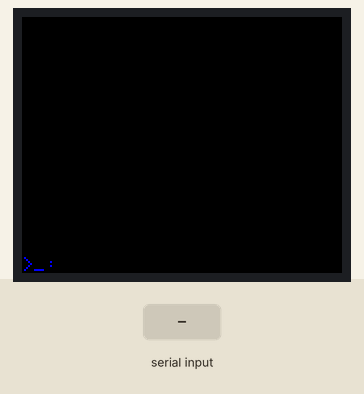
The sketch below on a simulated Arduino Uno, built with avr-gcc and run on an emulated ATmega328P. Parts: 160×128 colour display. The test bench sets the inputs (shaded band). What the sketch prints to the serial monitor is not drawn.

Above: at 1.3 s.
1.4 s: "1\n" received over Serial
2.9 s: "0\n" received over Serial
At 4.0 s:
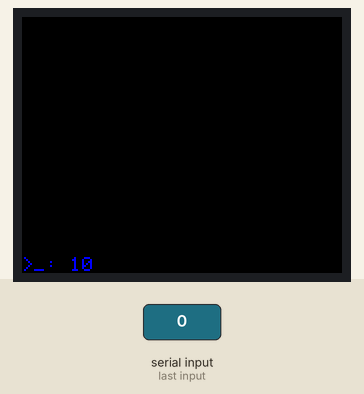
4.4 s: byte 13 ('\r') received over Serial
At 4.8 s:
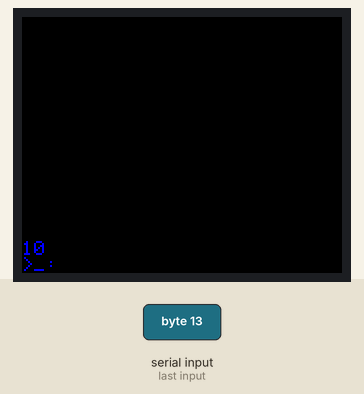
Timing chart, 0 to 7.4 s (numbered marks = the images above; inputs shaded):
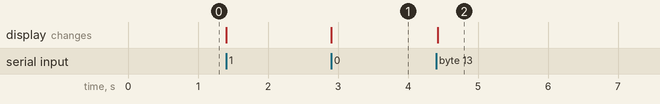

Measured:
- after the input at 2.9 s, the display: changes at once (image 1)
- after the input at 4.4 s, the display: changes at once (image 2)

The sketch:

DotMatrixDisplayParolaIntensityST77XX.ino
```cpp
#include <Adafruit_ST7735.h>

#define PIN_GND   7
#define PIN_VCC   6
#define PIN_CLK   5
#define PIN_DAT   4
#define PIN_RST   3
#define PIN_DC    2
#define PIN_CS    1
#define PIN_BL    0

#define BAUD      115200
#define INTERVAL  0 //10

#define LINE      160
#define FULL      128
#define COLS      26
#define ROWS      16
#define CHAR      8
#define TABS      4
#define ROOT      ">_: "
#define SZROOT    strlen(ROOT)
#define D(C)      (((c >= 32) && (c < 127)) ? c : 0)

int n = 0;
int pos = 0;
char c = '\0';
char* root = ROOT;
const int sz_tabs = TABS;
const int sz_root = SZROOT;
const int sz_buffer = COLS - sz_root;
const int sz_scroll = ROWS - 1;
const int sz_height = CHAR;
const int sz_width = LINE;
const int interval = INTERVAL;
char buffer[sz_buffer] = {};
char scroll[sz_scroll][sz_buffer] = {};

Adafruit_ST7735 display = Adafruit_ST7735(PIN_CS, PIN_DC, PIN_DAT, PIN_CLK, PIN_RST);

void display_root()
{
    Serial.end();
    display.fillRect(0, sz_scroll * sz_height, sz_width, sz_height, ST77XX_BLACK);
    display.setCursor(0, sz_scroll * sz_height);
    display.print(root);
    display.print(buffer);
    //display.println(buffer);
    Serial.begin(BAUD);
}

void display_flush()
{
    Serial.end();
    display.setCursor(0, 0);
    for (int i = 0; i < sz_scroll; ++i)
    {
        display.fillRect(0, i * sz_height, sz_width, sz_height, ST77XX_BLACK);
        display.setCursor(0, i * sz_height);
        display.println(scroll[i]);
    }
    Serial.begin(BAUD);
    display_root();
    Serial.end();
    Serial.begin(BAUD);
}

void display_reset()
{
    Serial.end();
    digitalWrite(PIN_GND, LOW);
    digitalWrite(PIN_VCC, HIGH);
    digitalWrite(PIN_CLK, LOW);
    digitalWrite(PIN_DAT, LOW);
    digitalWrite(PIN_RST, HIGH);
    digitalWrite(PIN_DC, LOW);
    digitalWrite(PIN_CS, LOW);
    digitalWrite(PIN_BL, HIGH);
    display.initR(INITR_GREENTAB);
    display.setRotation(3);
    display.fillScreen(ST77XX_BLACK);
    display.setTextSize(1);
    display.setTextColor(ST77XX_BLUE); //Turns out Red
    Serial.flush();
    Serial.begin(BAUD);
    Serial.println();
    display_flush();
    Serial.end();
    digitalWrite(PIN_CS, LOW);
    digitalWrite(PIN_DC, LOW);
    digitalWrite(PIN_DAT, LOW);
    digitalWrite(PIN_CLK, LOW);
    digitalWrite(PIN_RST, HIGH);
    Serial.flush();
    Serial.begin(BAUD);
    Serial.println();
    Serial.println();
}

void buffer_clear()
{
    for (int i = 0; i < sz_buffer; ++i)
    {
        buffer[i] = '\0';
    }
    pos = 0;
}

void buffer_char()
{
    if (pos < sz_buffer)
    {
        Serial.print(c);
        buffer[pos] = c;
        ++pos;
    }
}

void buffer_drop()
{
    Serial.print('\r');
    pos = 0;
}

void buffer_push()
{
    Serial.println();
    for (int j = 0; j < sz_scroll; ++j)
    {
        for (int i = 0; i < sz_buffer; ++i)
        {
            scroll[j][i] = scroll[j + 1][i];
        }
    }
    for (int i = 0; i < sz_buffer; ++i)
    {
        scroll[sz_scroll][i] = buffer[i];
    }
    buffer_clear();
    display_flush();
}

void buffer_back()
{
    if (pos > 0)
    {
        Serial.print("\b \b");
        --pos;
        buffer[pos] = '\0';
    }
}

void buffer_tabs()
{
    for (int i = 0; i < sz_tabs; ++i)
    {
        if (pos < sz_buffer)
        {
            Serial.print(' ');
            buffer[pos] = ' ';
            ++pos;
        }
    }
}

void setup()
{
    pinMode(PIN_GND, OUTPUT);
    pinMode(PIN_VCC, OUTPUT);
    pinMode(PIN_BL, OUTPUT);
    Serial.begin(BAUD);
    display_reset();
}

void loop()
{
    n = Serial.available();
    for (int i = 0; i < n; ++i)
    {
        c = Serial.read();
        //Serial.println((int)c);
        if (0 != D(c)) { buffer_char(); }
      //if (c == '\r') { buffer_drop(); }
      //if (c == '\n') { buffer_push(); }
      //if (c == '\b') { buffer_back(); }
        if (c == '\r') { buffer_drop(); buffer_push(); }
        if (c ==  127) { buffer_back(); }
        if (c == '\t') { buffer_tabs(); }
        display_root();
    }
    delay(interval);
}
```
